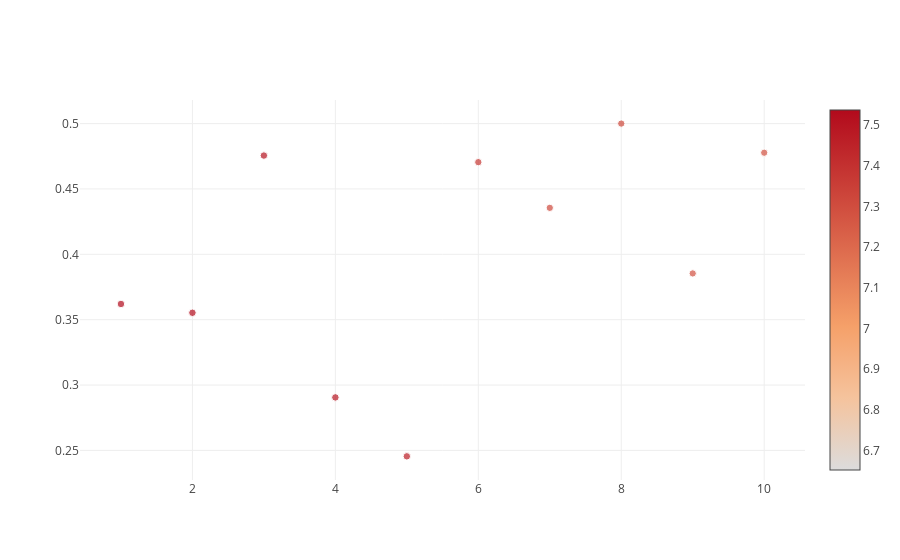

This figure's notebook cell:
### Markdown cell above
<p id='19'><h3><b>Bubble Charts</b></h3></p>

### Code cell
data = [
    {
        'y': whr2017["Generosity"][:10],
        'x': whr2017["Happiness.Rank"][:10],
        'mode': 'markers',
        'marker': {
            'color': whr2017["Happiness.Score"],
            'size': whr2017["Happiness.Score"],
            'showscale': True
        },
        "text" :  whr2017["Country"][:10]    
    }
]

iplot(data)

### Figure 1 — Plotly figure (JSON) as saved in the notebook; plotly's stock layout.template omitted (floating-point values rounded to 4 significant figures)
{"data": [{"marker": {"color": [7.537, 7.522, 7.504, 7.494, 7.469, 7.377, 7.316, 7.314, 7.284, 7.284, 7.213, 7.079, 7.006, 6.993, 6.977, 6.951, 6.891, 6.863, 6.714, 6.652], "showscale": true, "size": [7.537, 7.522, 7.504, 7.494, 7.469, 7.377, 7.316, 7.314, 7.284, 7.284, 7.213, 7.079, 7.006, 6.993, 6.977, 6.951, 6.891, 6.863, 6.714, 6.652]}, "mode": "markers", "text": ["Norway", "Denmark", "Iceland", "Switzerland", "Finland", "Netherlands", "Canada", "New Zealand", "Sweden", "Australia"], "x": [1, 2, 3, 4, 5, 6, 7, 8, 9, 10], "y": [0.362, 0.3553, 0.4755, 0.2905, 0.2455, 0.4705, 0.4355, 0.5, 0.3854, 0.4777], "type": "scatter", "uid": "a61b2f96-d50b-4a8d-b971-d6377d9f50e8"}], "layout": {}}
